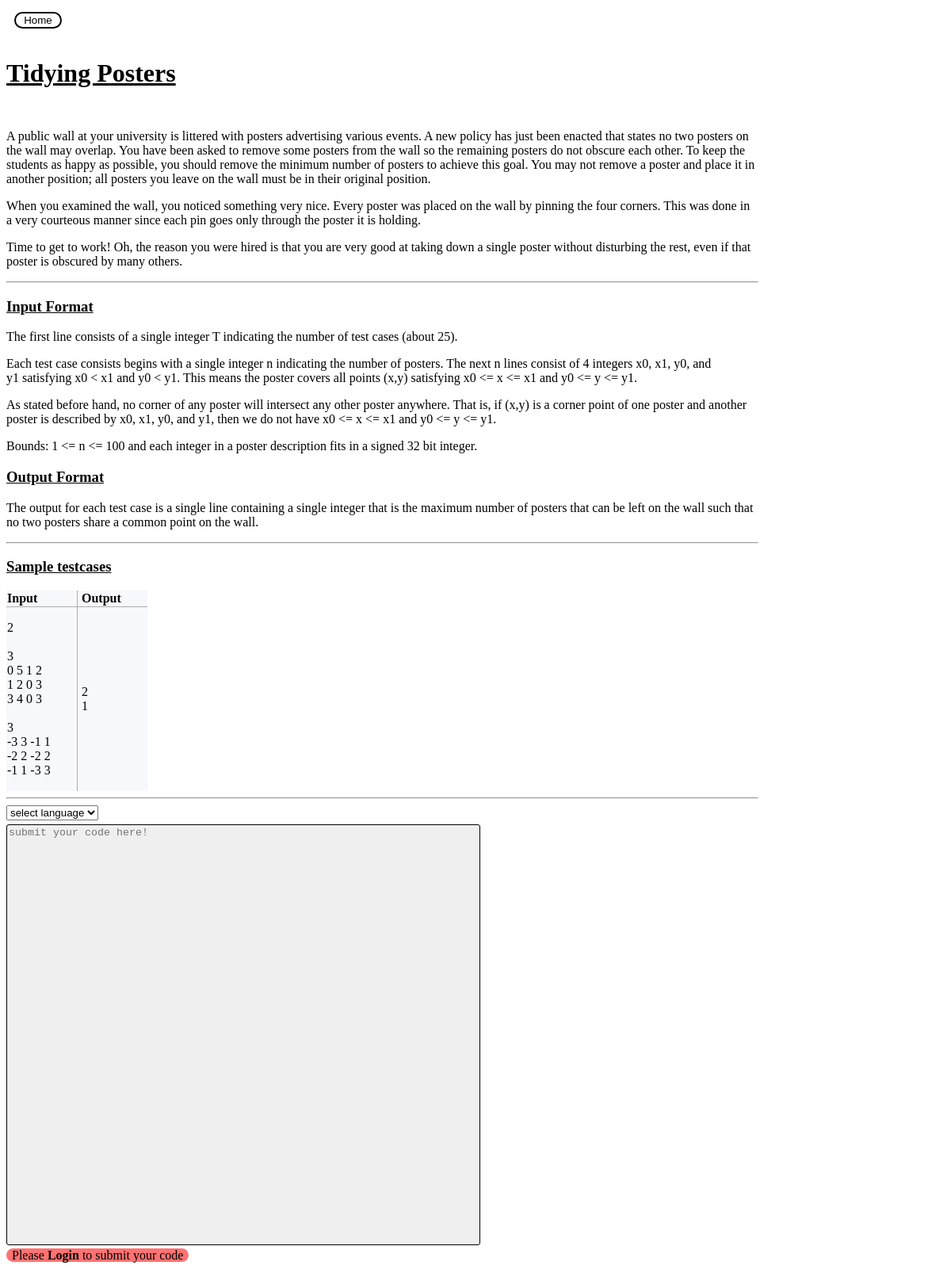
The app's page /home/problem/5 with its own data.
### homescr/models.py (models this page shows, shortened)
class Problems(models.Model):
    problem_st= RichTextField(blank=True,null=True)
    in_formate=RichTextField(blank=True,null=True)
    out_formate=RichTextField(blank=True,null=True)
    problem_nm=models.CharField(max_length=50)
    problem_code=models.CharField(max_length=3)
    problem_diff=models.CharField(max_length=6)

class Testcases(models.Model):
    Problem=models.ForeignKey(Problems,on_delete=models.CASCADE)
    problem_input=models.TextField(max_length=1000)
    problem_output=models.TextField(max_length=1000)

### problempg/views.py (the view)
# urls.py: path('problem/<int:problem_id>', views.problem_page,name='problem_page'),
def problem_page(request,problem_id):
    problem_detail=Problems.objects.get(id=problem_id)
    problem_testcase=Testcases.objects.get(id=problem_id)
    context={'problem_detail':problem_detail, 'problem_testcase':problem_testcase}
    return render(request,'problempg/problem_page.html',context)

### template/problempg/problem_page.html (shortened to what this page needs)
<!DOCTYPE html>
<html lang="en">
<head>
    {% load static %}
    <link rel="stylesheet" href="{% static 'problem_page.css' %}">
</head>
<body>
    <header>
        <span id="home_span">
        <a href="{% url 'index' %}">
            <button id="home">
                Home
            </button>
        </a>
        </span>
        <h1 id="problem_nm">{{problem_detail.problem_nm}}</h1>
    </header>
    <main>
                <div>
                    <p style="white-space: pre-line;">{{problem_detail.problem_st | safe}}</p>
                </div>
                <hr>
                <div>
                    <h3>Input Format</h3>
                    <p style="white-space: pre-line;">{{problem_detail.in_formate | safe}}</p>
                    <h3>Output Format</h3>
                    <p style="white-space: pre-line;">{{problem_detail.out_formate | safe}}</p>
                </div>
                <hr>
                <h3>Sample testcases</h3>
                <div>
                    <table>
                        <tr>
                            <th class="input">Input</th>
                            <th class="output">Output</th>
                        </tr>
                        <tr>
                            <td class="input"><p style="white-space: pre;">{{problem_testcase.problem_input}}</p></td>
                            <td class="output"><p style="white-space: pre;">{{problem_testcase.problem_output}}</p></td>
                        </tr>
                    </table>
                </div>
                <hr>
    </main>
    <footer>
        {% block content %}
        <form method="post" action="{% url 'leaderboard' problem_detail.id %} " enctype="multipart/form-data">
        <div id="language_list">
        <select name="language">
          <option value="select language">select language</option>
        </select>
        </div>
        <div>
            <textarea id="usercode" name="user_problem_code" placeholder="submit your code here!" rows="35" spellcheck="false"></textarea>
        </div>
        {% if request.user.is_authenticated %}
        <div>
            <input type="file" name="codefile"><button id="submit" type="submit" name="submit">Submit</button>
            {% if invalid_file != '' %}
            <p id="invalid_file">{{invalid_file}}</p>
            {% endif %}
            <p><strong>NOTE: </strong>The file should be a .py, .cpp or .c file</p>
        </div>
        {% else %}
        <span style="background-color: rgb(255, 114, 114);border-radius:20px;padding: 0px 7px 0px 7px;">Please <strong>Login</strong> to submit your code</span>
        {% endif %}
        </form>
        {% endblock %}
    </footer>
</body>
</html>

### static/problem_page.css (style rules this page uses)
#problem_nm { padding-top: 10px; padding-bottom: 30px; text-decoration: underline; }
div { overflow-wrap: break-word }
p { text-align:left; padding: 0% 20% 0% 0%; }
h3 { text-decoration: underline; }
hr { margin-left: 0%; width: 80%; }
#usercode { resize: none; border-radius: 3px; background-color: rgb(239, 239, 239); border: 1px solid black; color: black; width: 50%; }
#home_span { padding: 0px 0px 0px 10px; }
#home { border: 0; background: none; margin: 7px auto; text-align: center; border: 2px solid black; outline: none; width: 60px; color: black; border-radius: 24px; }
#language_list { padding-bottom: 5px; }
table { width: 15%; border-collapse: collapse; background-color: #F7F8FC; border-radius: 1px; }
th { text-align: left; border-bottom: 0.5px solid rgb(173, 172, 172); }
.input { border-right: 0.5px solid rgb(173, 172, 172); }
.output { padding-left: 5px; }

### records on screen
Problems: problem_nm "Tidying Posters", problem_st "A public wall at your university is littered with posters advertising various events. A new policy has just been enacted that states no two posters on the wall may overlap. You have been asked to remove some posters from the wall so the remaining posters do not obscure each other. To keep the students as happy as possible, you should remove the minimum number of posters to achieve this goal. You may not remove a poster and place it in another position; all posters you leave on the wall must be in their original position. When you examined the wall, you noticed something very nice. Every poster was placed on the wall by pinning the four corners. This was done in a very courteous manner since…", in_formate "The first line consists of a single integer T indicating the number of test cases (about 25). Each test case consists begins with a single integer n indicating the number of posters. The next n lines consist of 4 integers x0, x1, y0, and y1 satisfying x0 < x1 and y0 < y1. This means the poster covers all points (x,y) satisfying x0 <= x <= x1 and y0 <= y <= y1. As stated before hand, no corner of any poster will intersect any other poster anywhere. That is, if (x,y) is a corner point of one poster and another poster is described by x0, x1, y0, and y1, then we do not have x0 <= x <= x1 and y0 <= y <= y1. Bounds: 1 <= n <= 100 and each integer in a poster description fits in a signed 32 bit…", out_formate "The output for each test case is a single line containing a single integer that is the maximum number of posters that can be left on the wall such that no two posters share a common point on the wall."
Testcases: problem_input "2 3 0 5 1 2 1 2 0 3 3 4 0 3 3 -3 3 -1 1 -2 2 -2 2 -1 1 -3 3", problem_output "2 1"
